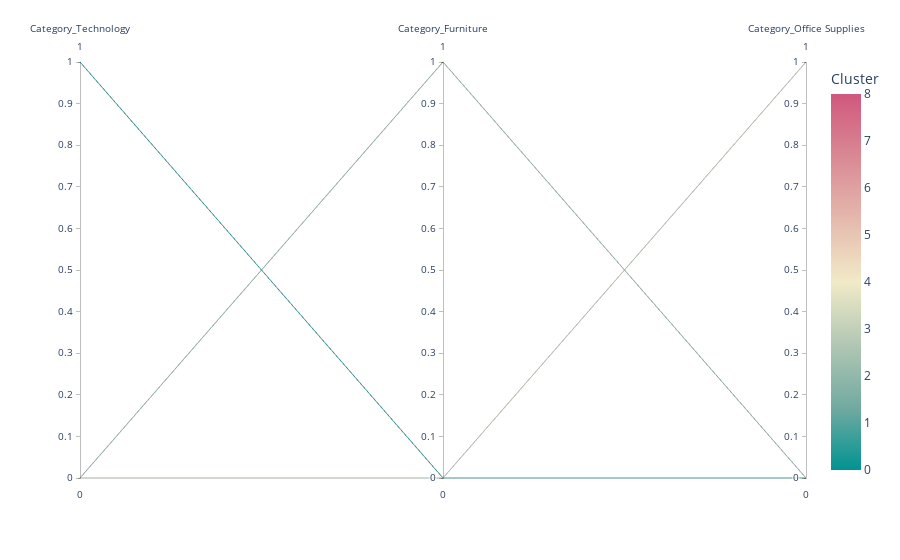

Write notebook code for a chart like this one.
### Code cell
fig = px.parallel_coordinates(combined_data, color='Cluster',
                              dimensions=['Category_Technology', 'Category_Furniture','Category_Office Supplies'],
                              color_continuous_scale=px.colors.diverging.Tealrose,
                              color_continuous_midpoint=4)
fig.show()

### Figure 1 — Plotly figure (JSON) as saved in the notebook; plotly's stock layout.template omitted (floating-point values rounded to 4 significant figures; data arrays with more than 128 entries replaced by an {"elided": "..."} marker saying what was removed)
{"data": [{"dimensions": [{"label": "Category_Technology", "values": {"elided": "51290 int values"}}, {"label": "Category_Furniture", "values": {"elided": "51290 int values"}}, {"label": "Category_Office Supplies", "values": {"elided": "51290 int values"}}], "domain": {"x": [0, 1], "y": [0, 1]}, "line": {"color": {"elided": "51290 int values"}, "coloraxis": "coloraxis"}, "name": "", "type": "parcoords"}], "layout": {"coloraxis": {"cmid": 4, "colorbar": {"title": {"text": "Cluster"}}, "colorscale": [[0, "rgb(0, 147, 146)"], [0.1667, "rgb(114, 170, 161)"], [0.3333, "rgb(177, 199, 179)"], [0.5, "rgb(241, 234, 200)"], [0.6667, "rgb(229, 185, 173)"], [0.8333, "rgb(217, 137, 148)"], [1, "rgb(208, 88, 126)"]]}, "legend": {"tracegroupgap": 0}, "margin": {"t": 60}}}
